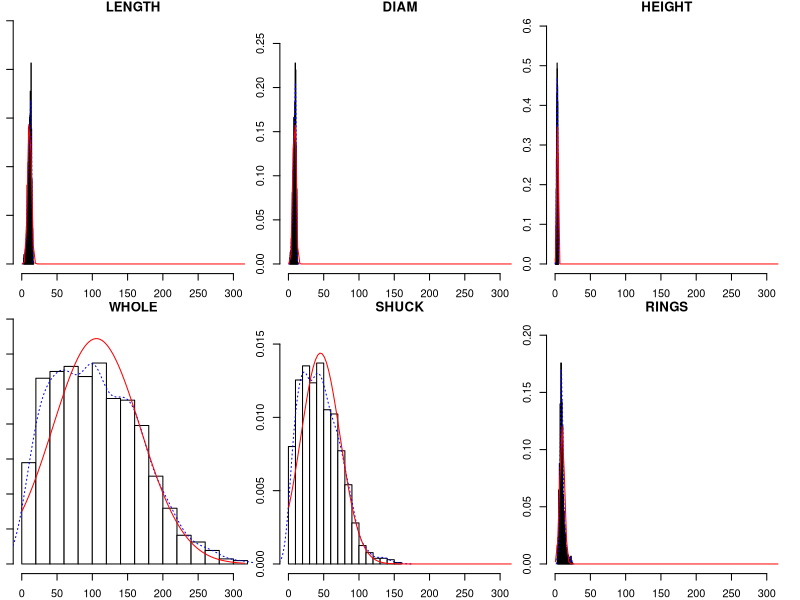
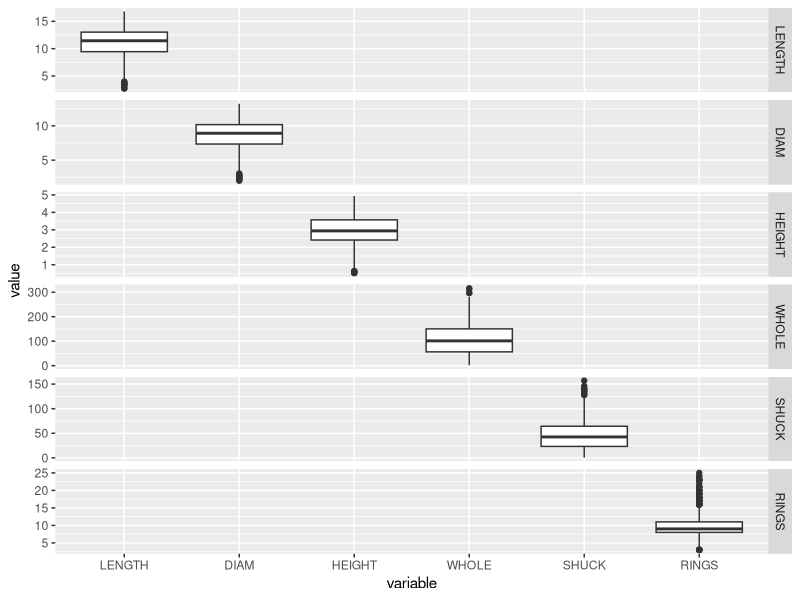
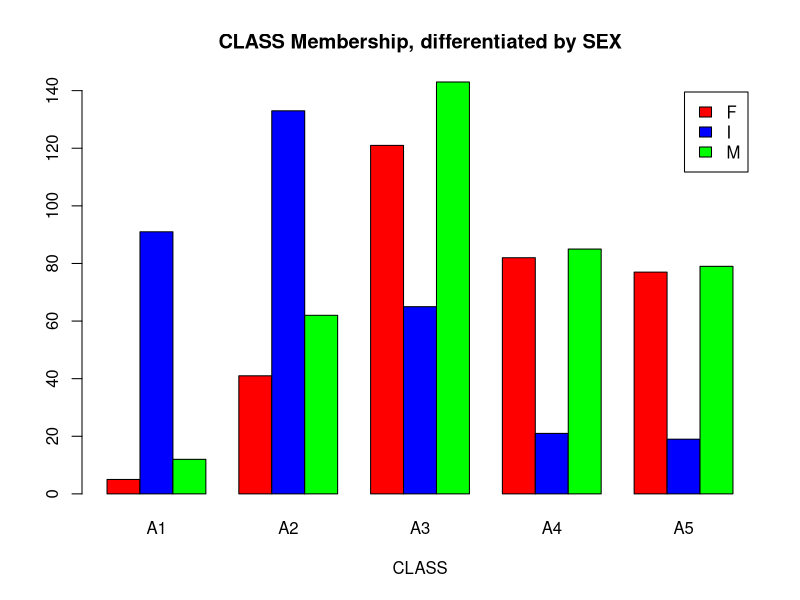
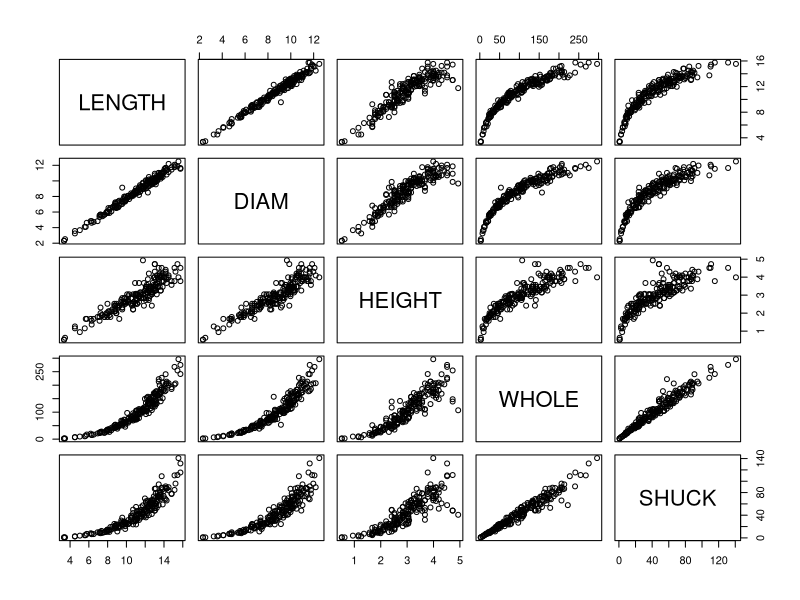
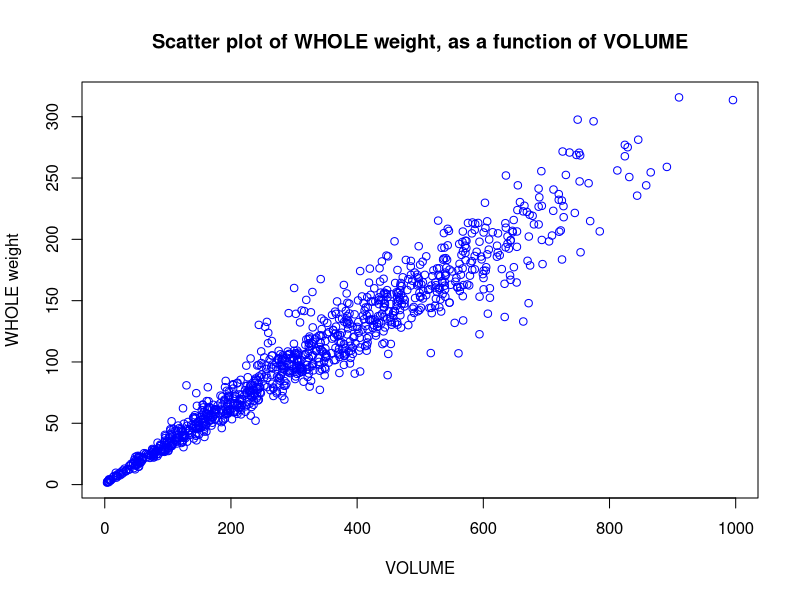
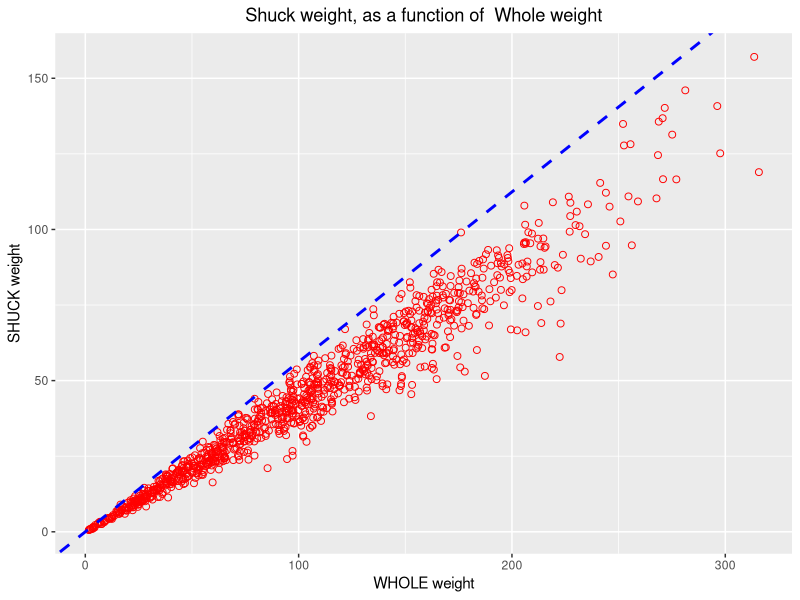
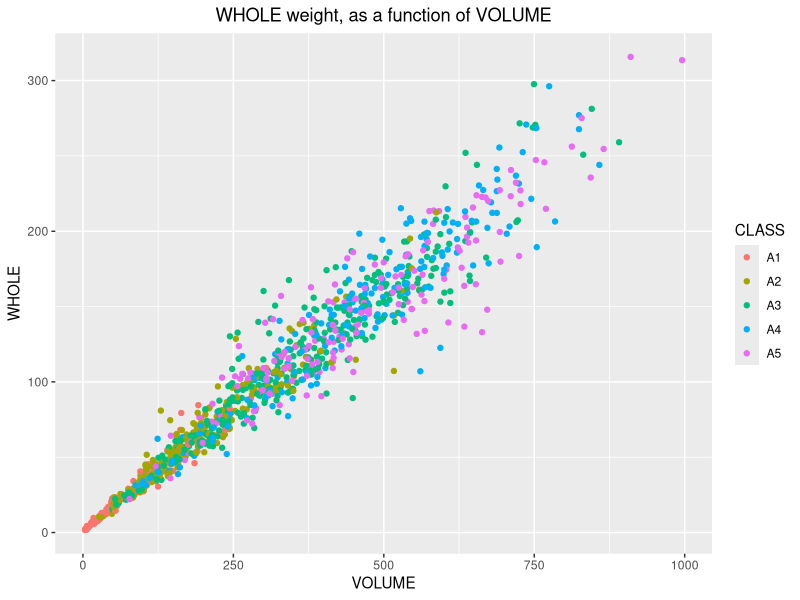
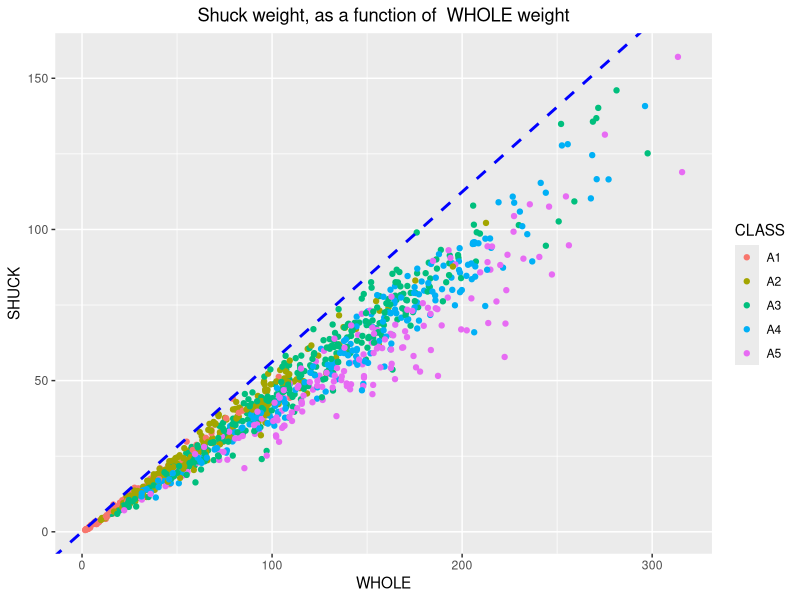

The R script that drew these images, in order:
## ---- chunk 1
# DO NOT ADD OR REVISE CODE HERE
knitr::opts_chunk$set(echo = FALSE)

# For students:  a = TRUE, b = FALSE
# To knit instructions:  a = FALSE, b = TRUE
a <- TRUE
b <- FALSE
## ---- chunk 2

# a) Load the ggplot2 and gridExtra packages.

library(ggplot2)
library(gridExtra)

# b) Use read.csv() to read the abalones.csv into R, assigning the data frame to "mydata."


mydata <- read.csv("abalones.csv", sep = ",")

# c) Use the str() function to verify the structure of "mydata." You should have 1036 observations
# of eight variables.

#str(mydata)

# d) Define two new variables, VOLUME and RATIO. Use the following statements to define VOLUME and
# RATIO as variables appended to the data frame "mydata."

mydata$VOLUME <- mydata$LENGTH * mydata$DIAM * mydata$HEIGHT
mydata$RATIO <- mydata$SHUCK / mydata$VOLUME

str(mydata)

## ---- chunk 3

summary(mydata)

##Checking data for outliers and skewness

# boxplot.stats(mydata$LENGTH)$out
# skewness(mydata$LENGTH)
# kurtosis(mydata$LENGTH)
# 
# boxplot.stats(mydata$DIAM)$out
# skewness(mydata$DIAM)
# kurtosis(mydata$DIAM)
# 
# boxplot.stats(mydata$HEIGHT)$out
# skewness(mydata$HEIGHT)
# kurtosis(mydata$HEIGHT)
# 
# boxplot.stats(mydata$WHOLE)$out
# skewness(mydata$WHOLE)
# kurtosis(mydata$WHOLE)
# 
# boxplot.stats(mydata$SHUCK)$out
# skewness(mydata$SHUCK)
# kurtosis(mydata$SHUCK)
# 
# boxplot.stats(mydata$RINGS,coef = 3.0 )$out
# skewness(mydata$RINGS)
# kurtosis(mydata$RINGS)

library("psych")
library("reshape2")

multi.hist(mydata[,2:7],dcol= c("blue","red"),dlty=c("dotted", "solid"),nrow=2)

m<-subset(mydata[,2:7])
m1 <- melt(as.data.frame(m))

ggplot(m1,aes(x = variable,y = value)) + geom_boxplot() + facet_grid(variable ~ ., scales = "free")



## ---- chunk 4
#mytable <- table(mydata$SEX, mydata$CLASS)
mytable<- xtabs(~SEX + CLASS, data = mydata)
addmargins(mytable)

barplot(mytable, main = "CLASS Membership, differentiated by SEX", xlab = "CLASS", col = c("red", "blue", "green"), legend = rownames(mytable), beside = TRUE)


## ---- chunk 5

set.seed(123)
work <- mydata[sample(1:nrow(mydata), 200, replace = FALSE), ]
plot(work[, 2:6])

## ---- chunk 6

plot(mydata$VOLUME,mydata$WHOLE, main = "Scatter plot of WHOLE weight, as a function of VOLUME", col = "blue", xlab = "VOLUME", ylab = "WHOLE weight")


## ---- chunk 7

ratio<- mydata$SHUCK/mydata$WHOLE
theme_update(plot.title = element_text(hjust = 0.5))
ggplot(data = mydata, aes(x = WHOLE, y = SHUCK)) + geom_point(shape = a, size = 2, col = "red") + labs(title = "Shuck weight, as a function of  Whole weight",x = "WHOLE weight", y = "SHUCK weight") + geom_abline(mapping=aes(slope=max(ratio), intercept=0),color="blue", linetype="dashed", size=1)

###To be able to see the graphs well, plotting them next to each other with CLASS as colors
qplot(VOLUME, WHOLE, data=mydata, col=CLASS, main = "WHOLE weight, as a function of VOLUME")
qplot(WHOLE, SHUCK, data=mydata, col=CLASS,main = "Shuck weight, as a function of  WHOLE weight")+ geom_abline(mapping=aes(slope=max(ratio), intercept=0),color="blue", linetype="dashed", size=1)

## ---- chunk 8

par(mfrow = c(3,3))

hist(mydata[mydata[,1]=="F", "RATIO"], xlim = c(0,0.3), col = "red", main = "Female RATIO", xlab = "")
hist(mydata[mydata[,1]=="I", "RATIO"], xlim = c(0,0.3), col = "green", main = "Infant RATIO", xlab = "")
hist(mydata[mydata[,1]=="M", "RATIO"], xlim = c(0,0.3), col = "blue", main = "Male RATIO", xlab = "")

boxplot(mydata[mydata[,1]=="F", "RATIO"], col = "red", main = "Female RATIO", xlab = "")
boxplot(mydata[mydata[,1]=="I", "RATIO"], col = "green", main = "Infant RATIO", xlab = "")
boxplot(mydata[mydata[,1]=="M", "RATIO"], col = "blue", main = "Male RATIO", xlab = "")

qqnorm(mydata[mydata[,1]=="F", "RATIO"], col = "red", main = "Female RATIO", xlab = "")
qqline(mydata[mydata[,1]=="F", "RATIO"])
qqnorm(mydata[mydata[,1]=="I", "RATIO"], col = "green", main = "Infant RATIO", xlab = "")
qqline(mydata[mydata[,1]=="I", "RATIO"])
qqnorm(mydata[mydata[,1]=="M", "RATIO"], col = "blue", main = "Male RATIO", xlab = "")
qqline(mydata[mydata[,1]=="M", "RATIO"])


par(mfrow = c(1,1))

## ---- chunk 9
ratio.outliers <- boxplot.stats(mydata$RATIO, coef = 1.5)$out
mydata1 <- mydata[(mydata$RATIO %in% ratio.outliers),]
library("knitr")
kable(mydata1, format = "html", row.names = FALSE, caption = "Abalones observations with RATIO outliers")

## ---- chunk 10


gg1 <- ggplot(mydata, aes(x=CLASS, y=VOLUME, fill=CLASS)) + geom_boxplot() + labs(title = "Boxplots of VOLUME by CLASS")+theme_update(plot.title = element_text(hjust = 0.5))

gg2 <- ggplot(mydata, aes(x=CLASS, y=WHOLE, fill=CLASS)) + geom_boxplot() + labs(title = "Boxplots of WHOLE weight by CLASS")+scale_fill_brewer(palette="Dark2") + theme_minimal()+theme_update(plot.title = element_text(hjust = 0.5))

gg3 <- ggplot(data = mydata, aes(x =RINGS, y = VOLUME)) + geom_point(shape = a, size = 2, col = "red") + labs(title = "Scatter plot of VOLUME vs RINGS",x = "RINGS", y = "VOLUME")

gg4<- ggplot(data = mydata, aes(x =RINGS, y = WHOLE)) + geom_point(shape = a, size = 2, col = "blue") + labs(title = "Scatter plot of WHOLEweight vs RINGS",x = "RINGS", y = "WHOLE weight")


grid.arrange(gg1,gg2,gg3,gg4,nrow = 2)

## ---- chunk 11

volume.means<-(aggregate(VOLUME~SEX+CLASS,data = mydata, mean))
volume.matrix <- matrix(round(volume.means$VOLUME,2), nrow = 3, ncol = 5, byrow = FALSE,
               dimnames = list(c("Female","Infant","Male"), unique(levels(mydata$CLASS))))

shuck.means<-(aggregate(SHUCK~SEX+CLASS,data = mydata, mean))
shuck.matrix <- matrix(round(shuck.means$SHUCK,2), nrow = 3, ncol = 5, byrow = FALSE,
               dimnames = list(c("Female","Infant","Male"), unique(levels(mydata$CLASS))))

ratio.means<-(aggregate(RATIO~SEX+CLASS,data = mydata, mean))
ratio.matrix <- matrix(round(ratio.means$RATIO,4), nrow = 3, ncol = 5, byrow = FALSE,
               dimnames = list(c("Female","Infant","Male"), unique(levels(mydata$CLASS))))

s <- list(volume.matrix,shuck.matrix,ratio.matrix)
names(s) <- c( "VOLUME","SHUCK","RATIO")
s


## ---- chunk 12

ggplot(data = ratio.means, aes(x = CLASS, y = RATIO, group = SEX, 
  colour = SEX))+ geom_line()+ geom_point(size = 3)+ 
  ggtitle("Mean RATIO per CLASS")
  
ggplot(data = volume.means, aes(x = CLASS, y = VOLUME, group = SEX, 
  colour = SEX))+ geom_line()+ geom_point(size = 3)+ 
  ggtitle("Mean VOLUME per CLASS ")

ggplot(data = shuck.means, aes(x = CLASS, y = SHUCK, group = SEX, 
  colour = SEX))+ geom_line()+ geom_point(size = 3)+ 
  ggtitle("Mean SHUCK weight per CLASS ")

